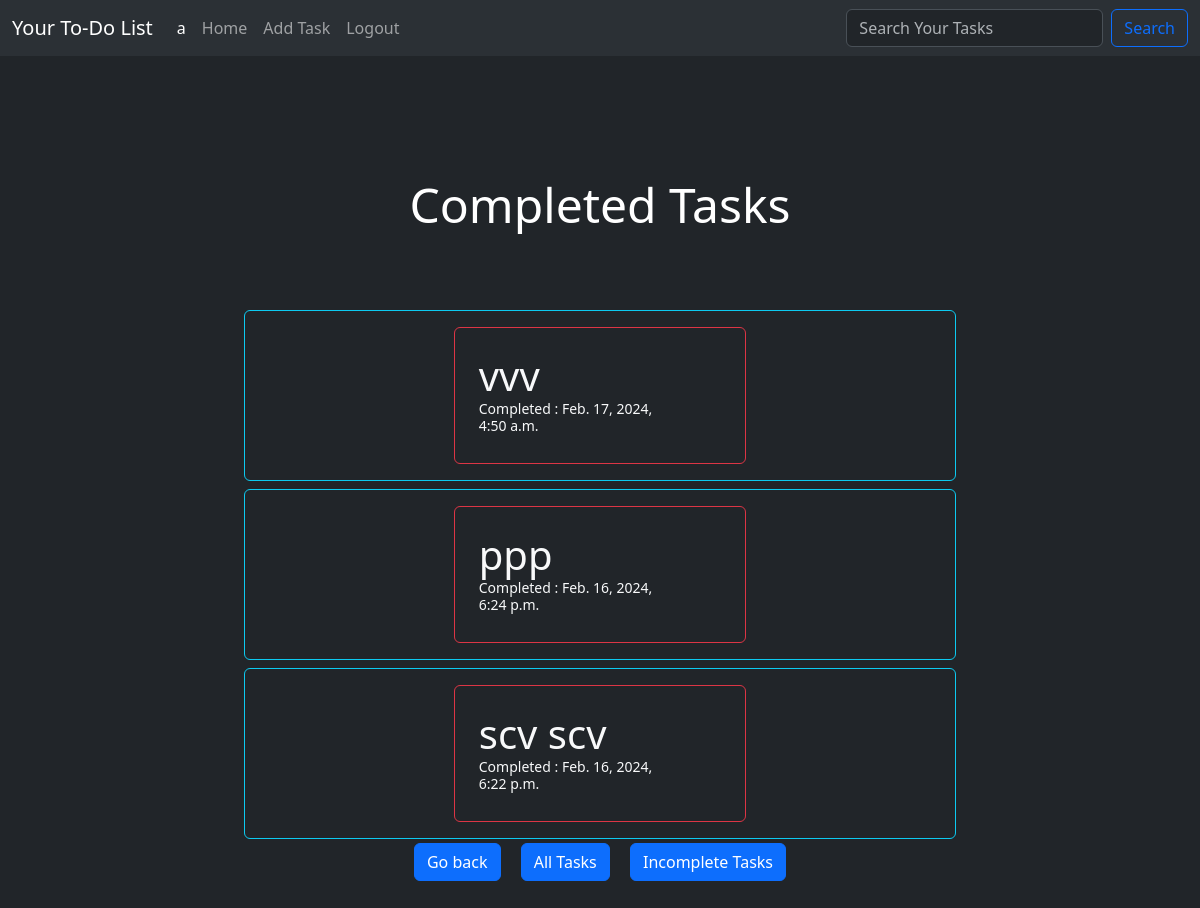
The app's page /completed_tasks/ (signed in), older data.
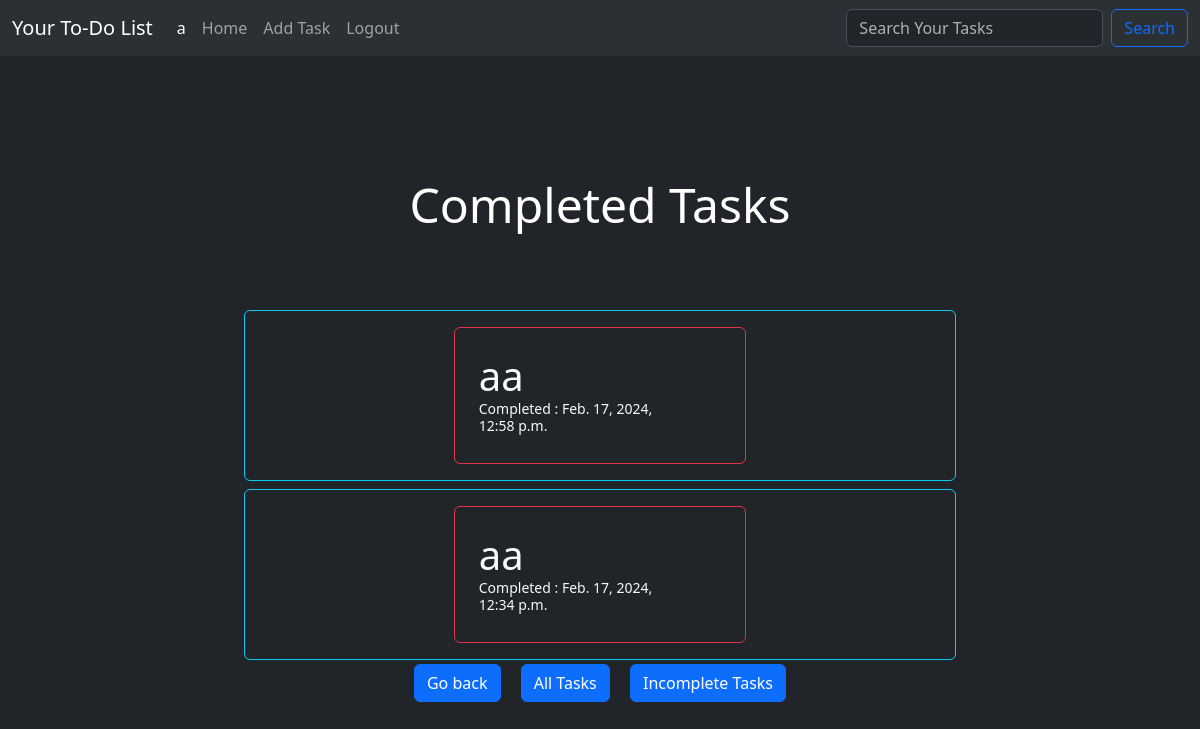
The same page, newer data.
### API/models.py (models this page shows, shortened)
class Task(models.Model):
    name = models.CharField(max_length=100)
    description = models.TextField()
    date_added = models.DateTimeField(auto_now_add=True)
    date_modified = models.DateTimeField(auto_now=True)
    completed = models.BooleanField(default=False)
    user = models.ForeignKey(User, on_delete=models.CASCADE)

### todo_Front_end/views.py (the view)
# urls.py: path('completed_tasks/',views.completed_tasks,name='completed_tasks'),
@login_required
def completed_tasks(request):
    tasks = Task.objects.filter(completed=True,user=request.user).order_by('-date_modified')
    return render(request, 'completed.html', {'tasks': tasks})

### templates/completed.html (shortened to what this page needs)
{% extends 'base.html' %}
{% block content %}
<div class="container-md-8">
    <div class="row justify-content-center p-5">
        {% if tasks %}
        <p class="display-5 text-center my-5 p-4">Completed Tasks</p>
        <div class="col-8 text-center align-items-center ">
            <div class="list-group ">
                {% for task in tasks %}
                <div class="list-group-item list-group-item-action rounded border border-info my-1 py-3 lh-sm">
                    <div class="row text-start align-items-center justify-content-center">
                        <div class="col-md-5 rounded border border-danger p-4 mb-3 mb-md-0">
                            <a href="{% url 'todo:taskdetail' task.id %}" class="text-decoration-none text-light">
                                <strong class="mb-1 display-6">{{ task.name }}</strong>
                                {% if task.completed %}
                                <div class="col-10 mb-1 small">Completed : {{ task.date_modified }}</div>
                                {% endif %}
                            </a>
                        </div>
                    </div>
                </div>
                {%endfor%}
            </div>
            <a class="btn  btn-primary mx-2 mb-2" href="{% url 'todo:home' %}">Go back</a>
            <a class="btn  btn-primary mx-2 mb-2" href="{% url 'todo:home' %}">All Tasks</a>
            <a class="btn  btn-primary mx-2 mb-2" href="{% url 'todo:incompleted_tasks' %}">Incomplete Tasks</a>
        </div>
        {% endif %}
    </div>
</div>
{%endblock%}

### templates/base.html (shortened to what this page needs)
<!doctype html>
<html lang="en">
<head>
    <link href="https://cdn.jsdelivr.net/npm/bootstrap@5.3.2/dist/css/bootstrap.min.css" rel="stylesheet"
>
</head>
<body data-bs-theme="dark" class="text-white">
    {%include 'navbar.html' %}
    <div class="container-fluid">
        {% block content%}
        {% endblock %}
    </div>
</body>
</html>

### templates/navbar.html (shortened to what this page needs)
<nav class="navbar navbar-expand-lg bg-body-tertiary sticky-top" data-bs-theme="dark">
    <div class="container-fluid">
        <a class="navbar-brand" href="#">Your To-Do List</a>
        <div class="collapse navbar-collapse " id="navbarSupportedContent">
            <ul class="navbar-nav me-auto mb-2 mb-lg-0  ">
                {% if request.user.is_authenticated %}
                <li class="nav-item ">
                    <a class="nav-link active " href="">{{request.user}}</a>
                </li>
                {%endif%}
                {% if request.user.is_authenticated %}
                <li class="nav-item">
                    <a class="nav-link " aria-current="page" href="{% url 'todo:home' %}">Home</a>
                </li>
                <li class="nav-item">
                    <a class="nav-link" href="{% url 'todo:addtask' %}">Add Task</a>
                </li>
                <li class="nav-item">
                    <a class="nav-link" href="{% url 'todo:logout' %}">Logout</a>
                </li>
                {%endif%}
            </ul>
            {% if request.user.is_authenticated %}
            <form method="post" action="{% url 'todo:search' %}" class="d-flex" role="search">
                <input class="form-control me-2" name="q" type="search" placeholder="Search Your Tasks"
                    aria-label="Search">
                <button class="btn btn-outline-primary" type="submit">Search</button>
            </form>
            {%endif%}
        </div>
    </div>
</nav>

Row changes from the older to the newer data that the page shows:
removed Task: name "vvv", date_modified "Feb. 17, 2024, 4:50 a.m."
removed Task: name "ppp", date_modified "Feb. 16, 2024, 6:24 p.m."
removed Task: name "scv scv", date_modified "Feb. 16, 2024, 6:22 p.m."
added Task: name "aa", date_modified "Feb. 17, 2024, 12:58 p.m."
added Task: name "aa", date_modified "Feb. 17, 2024, 12:34 p.m."
